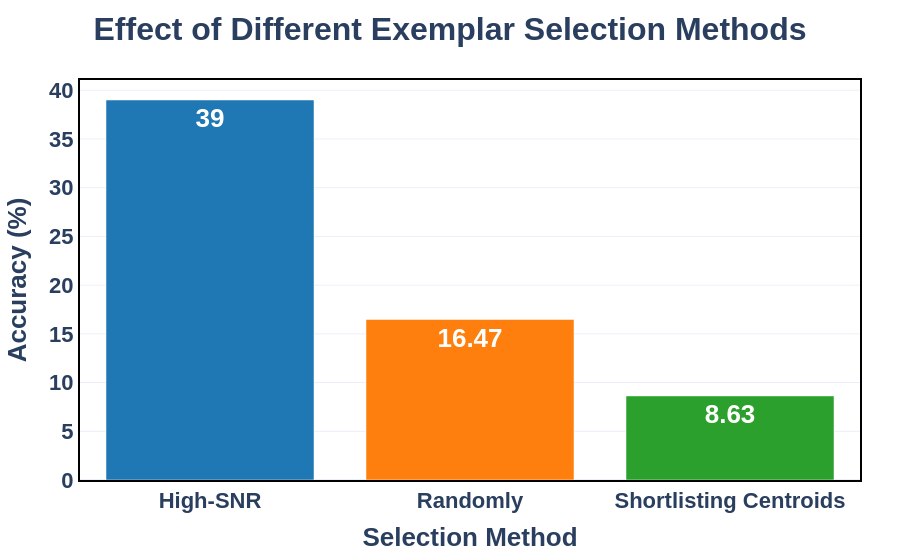

Notebook code cell kept with this figure:
### Code cell
# Set default template for a clean, paper-ready look
pio.templates.default = "plotly_white"

# Data from your table
data = {
    'Selection': ['High-SNR', 'Randomly', 'Shortlisting Centroids'],
    'Accuracy (%)': [39.00, 16.47, 8.63]
}
df = pd.DataFrame(data)

# Sort the data for a clearer presentation
df = df.sort_values(by='Accuracy (%)', ascending=False)

# Define a color palette from your earlier examples
colors = ['rgba(31, 119, 180, 1)', 'rgba(255, 127, 14, 1)', 'rgba(44, 160, 44, 1)']

# Create the bar chart
fig = go.Figure(go.Bar(
    x=df['Selection'],
    y=df['Accuracy (%)'],
    marker_color=colors,
    text=df['Accuracy (%)'],  # Add text labels on bars
    textposition='auto',      # Position the text automatically
    textfont=dict(
        size=26,
        color='white',
        weight='bold',
    )
))

# Apply the detailed layout and styling
fig.update_layout(
    title=dict(
        text='<b>Effect of Different Exemplar Selection Methods</b>',
        x=0.5,
        font=dict(size=32)
    ),
    xaxis_title='<b>Selection Method</b>',
    yaxis_title='<b>Accuracy (%)</b>',
    font=dict(size=22, family="Arial, sans-serif"),
    margin=dict(l=80, r=40, t=80, b=80),
    paper_bgcolor="white",
    plot_bgcolor="white",
)

# Style the X and Y axes
fig.update_xaxes(
    showline=True,
    linewidth=2,
    linecolor='black',
    mirror=True,
    tickfont=dict(weight='bold')
)
fig.update_yaxes(
    showline=True,
    linewidth=2,
    linecolor='black',
    mirror=True,
    tickfont=dict(weight='bold')
)

# Save the figure as a static image
fig.write_image("selection_vs_accuracy.png", scale=3)

fig.show()

### Figure 1 — Plotly figure (JSON) as saved in the notebook; plotly's stock layout.template omitted (floating-point values rounded to 4 significant figures)
{"data": [{"marker": {"color": ["rgba(31, 119, 180, 1)", "rgba(255, 127, 14, 1)", "rgba(44, 160, 44, 1)"]}, "text": [39.0, 16.47, 8.63], "textfont": {"color": "white", "size": 26, "weight": "bold"}, "textposition": "auto", "type": "bar", "x": ["High-SNR", "Randomly", "Shortlisting Centroids"], "y": [39.0, 16.47, 8.63]}], "layout": {"font": {"family": "Arial, sans-serif", "size": 22}, "margin": {"b": 80, "l": 80, "r": 40, "t": 80}, "paper_bgcolor": "white", "plot_bgcolor": "white", "title": {"font": {"size": 32}, "text": "<b>Effect of Different Exemplar Selection Methods</b>", "x": 0.5}, "xaxis": {"linecolor": "black", "linewidth": 2, "mirror": true, "showline": true, "tickfont": {"weight": "bold"}, "title": {"text": "<b>Selection Method</b>"}}, "yaxis": {"linecolor": "black", "linewidth": 2, "mirror": true, "showline": true, "tickfont": {"weight": "bold"}, "title": {"text": "<b>Accuracy (%)</b>"}}}}
